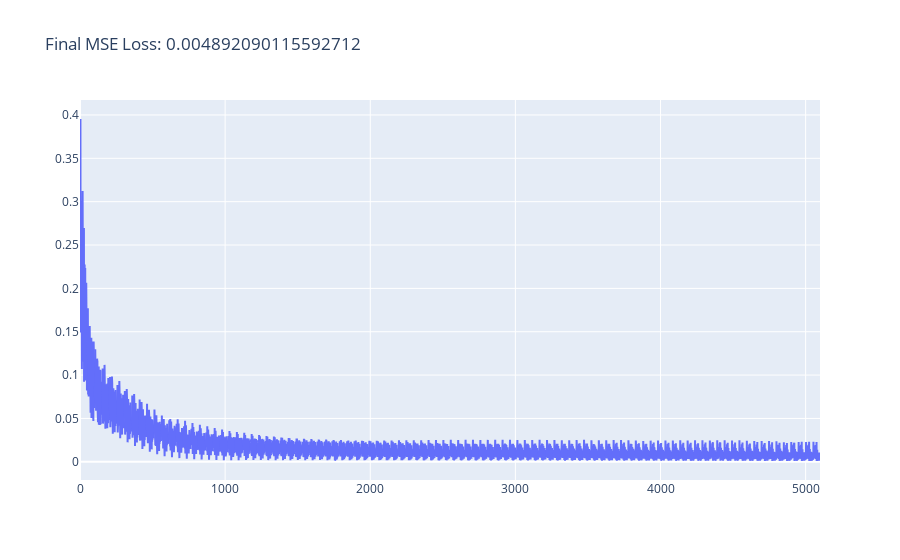

The notebook cell this image was saved under:
### Code cell
agent.fit(x, y, epochs=100, batch_size=40)

### Figure 1 — Plotly figure (JSON) as saved in the notebook; plotly's stock layout.template omitted (floating-point values rounded to 4 significant figures; data arrays with more than 128 entries replaced by an {"elided": "..."} marker saying what was removed)
{"data": [{"mode": "lines", "name": "Loss", "type": "scatter", "y": {"elided": "5100 float values"}}], "layout": {"title": {"text": "Final MSE Loss: 0.004892090115592712"}}}
